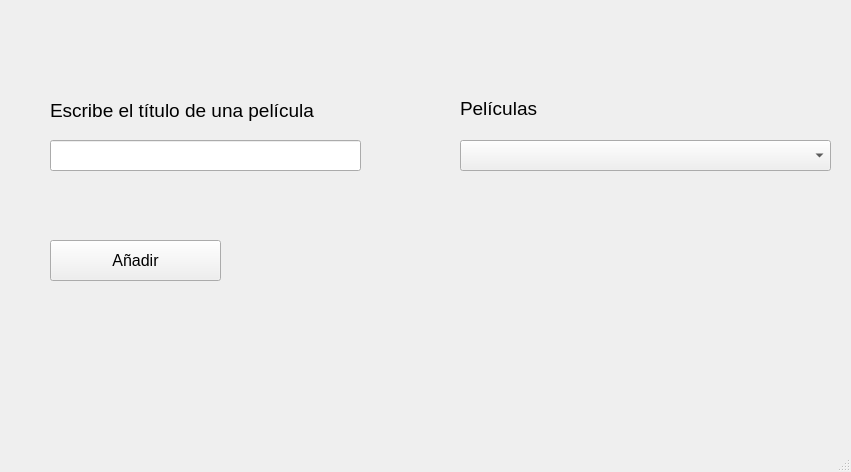
<?xml version="1.0" encoding="UTF-8"?>
<ui version="4.0">
 <class>MainWindow</class>
 <widget class="QMainWindow" name="MainWindow">
  <property name="geometry">
   <rect>
    <x>0</x>
    <y>0</y>
    <width>851</width>
    <height>472</height>
   </rect>
  </property>
  <property name="font">
   <font>
    <pointsize>12</pointsize>
   </font>
  </property>
  <property name="windowTitle">
   <string>Películas</string>
  </property>
  <widget class="QWidget" name="centralwidget">
   <widget class="QLabel" name="etq_titulo">
    <property name="geometry">
     <rect>
      <x>50</x>
      <y>100</y>
      <width>271</width>
      <height>21</height>
     </rect>
    </property>
    <property name="font">
     <font>
      <pointsize>14</pointsize>
     </font>
    </property>
    <property name="text">
     <string>Escribe el título de una película</string>
    </property>
   </widget>
   <widget class="QLabel" name="etq_peliculas">
    <property name="geometry">
     <rect>
      <x>460</x>
      <y>100</y>
      <width>141</width>
      <height>16</height>
     </rect>
    </property>
    <property name="font">
     <font>
      <pointsize>14</pointsize>
     </font>
    </property>
    <property name="text">
     <string>Películas</string>
    </property>
   </widget>
   <widget class="QLineEdit" name="edit_titulo">
    <property name="geometry">
     <rect>
      <x>50</x>
      <y>140</y>
      <width>311</width>
      <height>31</height>
     </rect>
    </property>
   </widget>
   <widget class="QComboBox" name="combo_peliculas">
    <property name="geometry">
     <rect>
      <x>460</x>
      <y>140</y>
      <width>371</width>
      <height>31</height>
     </rect>
    </property>
   </widget>
   <widget class="QPushButton" name="boton_pelicula">
    <property name="geometry">
     <rect>
      <x>50</x>
      <y>240</y>
      <width>171</width>
      <height>41</height>
     </rect>
    </property>
    <property name="text">
     <string>Añadir</string>
    </property>
   </widget>
  </widget>
  <widget class="QStatusBar" name="statusbar"/>
 </widget>
 <resources/>
 <connections/>
</ui>
